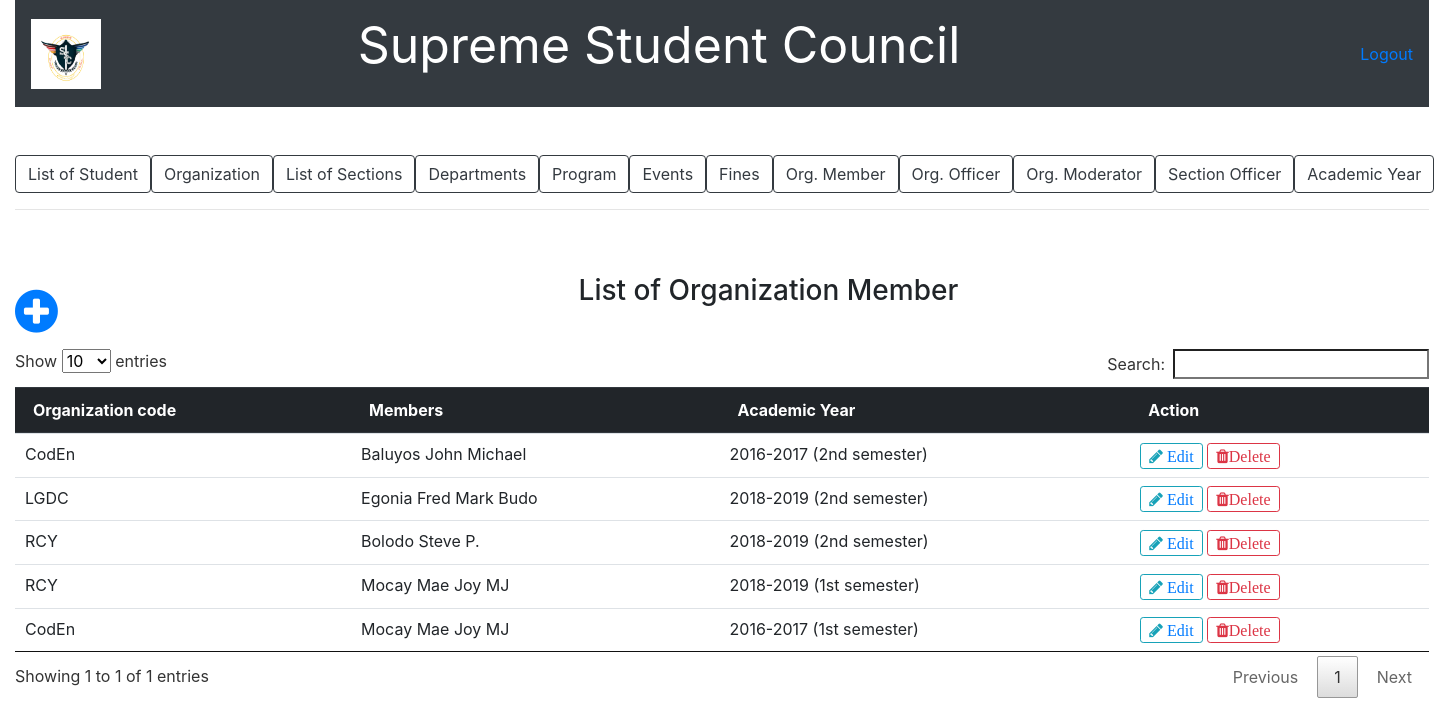
Screenshot of /list_of_organization_member.php with the database file from the repository.
### tables this page shows
CREATE TABLE `org_member` (
  `organization_code` varchar(20) NOT NULL,
  `id_number` varchar(15) NOT NULL,
  `academic_code` int(11) NOT NULL
);

CREATE TABLE `student` (
  `id_number` varchar(15) NOT NULL,
  `last_name` varchar(20) NOT NULL,
  `first_name` varchar(20) NOT NULL,
  `middle_name` varchar(20) NOT NULL,
  `course_code` varchar(10) NOT NULL,
  `section_id` varchar(10) NOT NULL,
  `status` varchar(20) NOT NULL
);

CREATE TABLE `academic_year` (
  `academic_code` int(11) NOT NULL,
  `acad_year` varchar(20) NOT NULL,
  `semester` varchar(20) NOT NULL
);

### list_of_organization_member.php (the view, shortened to what this page needs)
<?php include('server.php'); ?>
<!DOCTYPE html>
<html>
<head>
		<link rel="stylesheet" href="bootstrap/css/bootstrap.min.css">
		<link rel = "stylesheet" href = "font-awesome-4.7.0/font-awesome-4.7.0/css/font-awesome.min.css">
		<link href = "css/style.css" rel = "stylesheet" type = "text/css" >
		<link href = "css/jquery.dataTables.min.css" rel = "stylesheet" type = "text/css" >
</head>
<body>
	<div class="container-fluid">
		<nav class="navbar navbar-expand-lg navbar-dark bg-dark">
		   <a href = "index.php"><img src = "picture/ssc.PNG" style=" height:70px; width:70px;"></a>
		  <div class="collapse navbar-collapse" id="navbarTogglerDemo03">
		    	<center><p style="color:white; font-size: 50px; margin-right: 400px;">Supreme Student Council</p></center>
		    	<a href="logout.php">Logout</a>
		  </div>
		</nav>
	</div>
	<br /><br />
	<div class="container-fluid">
				<div class="btn-group btn-group-lg" role="group"">
					<a href = "list_of_student.php"><button type="button" class="btn btn-outline-dark">List of Student</button></a>
					<a href ="list_of_organization.php"><button type="button" class="btn btn-outline-dark">Organization</button></a>
					<a href ="list_of_section.php"><button type="button" class="btn btn-outline-dark">List of Sections</button></a>
					<a href ="list_of_department.php"><button type="button" class="btn btn-outline-dark">Departments</button>
					<a href ="list_of_program.php"><button type="button" class="btn btn-outline-dark">Program</button></a>
					<a href ="list_of_event.php"><button type="button" class="btn btn-outline-dark">Events</button></a>
					<a href ="fines.php"><button type="button" class="btn btn-outline-dark">Fines</button></a>
					<a href ="list_of_organization_member.php"><button type="button" class="btn btn-outline-dark">Org. Member</button></a>
					<a href ="list_of_organization_officer.php"><button type="button" class="btn btn-outline-dark">Org. Officer</button></a>
					<a href ="list_of_organization_moderator.php"><button type="button" class="btn btn-outline-dark">Org. Moderator</button></a>
					<a href ="list_of_section_officer.php"><button type="button" class="btn btn-outline-dark">Section Officer</button></a>
					<a href ="list_of_acad_year.php"><button type="button" class="btn btn-outline-dark">Academic Year</button></a>
				</div>
				<hr />
				<br /><br />
				<a href = "add_new_organization_member.php"><span style="float: left; font-size: 50px; margin-right: 50px;"><i class="fa fa-plus-circle" font-size = "50px"></i></span></a>
				<center><h3>List of Organization Member</h3></center><br />
				<?php $results = mysqli_query($db, "SELECT * FROM org_member,academic_year,student WHERE org_member.academic_code = academic_year.academic_code AND student.id_number=org_member.id_number"); ?>
				<table class="table table-primary" id = "myTable">
				  <thead class="thead-dark">
				    <tr>
				      <th scope="col">Organization code</th>
				      <th scope="col">Members</th>
					  <th scope="col">Academic Year</th>
				      <th scope="col">Action</th>
				    </tr>
				  </thead>
				  <?php while ($row = mysqli_fetch_array($results)){ ?>
				  <tbody>
				    <tr>
							<td><?php echo $row['organization_code']?></td>
							<td><?php echo ucwords($row['last_name']." ".$row['first_name']." ".$row['middle_name'])?></td>
							<td><?php echo $row['acad_year']." "."(".$row['semester'].")" ?></td>
							<td>
								<button type="button" class="btn btn-outline-info btn-sm fa fa-pencil"><a href="update_org_member.php?EDIT4=<?php echo $row['id_number']; ?>"> Edit </a></button>
								<button type="button" class="btn btn-outline-danger btn-sm fa fa-trash" data-toggle="modal" data-target="#exampleModal">Delete</button>
							</td>
				    </tr>
				  </tbody>
				  <?php
  				  } ?>
				</table>
	</div>
</body>
</html>

### rows the page displays
org_member: organization_code "CodEn", id_number.middle_name "Baluyos John Michael", academic_code.acad_year "2016-2017", academic_code.semester "2nd semester"
org_member: organization_code "LGDC", id_number.middle_name "Egonia Fred Mark Budo", academic_code.acad_year "2018-2019", academic_code.semester "2nd semester"
org_member: organization_code "RCY", id_number.middle_name "Bolodo Steve P.", academic_code.acad_year "2018-2019", academic_code.semester "2nd semester"
org_member: organization_code "RCY", id_number.middle_name "Mocay Mae Joy MJ", academic_code.acad_year "2018-2019", academic_code.semester "1st semester"
org_member: organization_code "CodEn", id_number.middle_name "Mocay Mae Joy MJ", academic_code.acad_year "2016-2017", academic_code.semester "1st semester"
